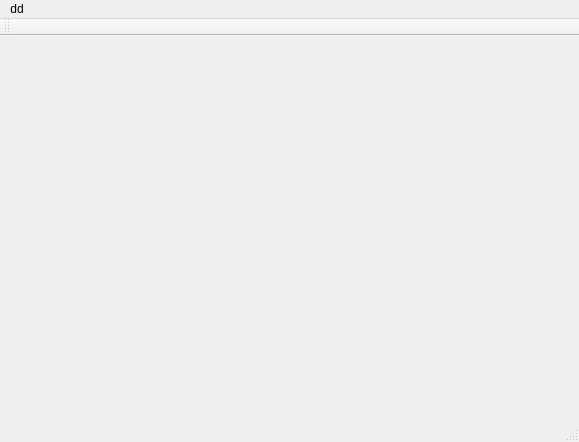
<?xml version="1.0" encoding="UTF-8"?>
<ui version="4.0">
 <class>MainWindow</class>
 <widget class="QMainWindow" name="MainWindow">
  <property name="geometry">
   <rect>
    <x>0</x>
    <y>0</y>
    <width>579</width>
    <height>442</height>
   </rect>
  </property>
  <property name="windowTitle">
   <string>MainWindow</string>
  </property>
  <widget class="QWidget" name="centralWidget"/>
  <widget class="QMenuBar" name="menuBar">
   <property name="geometry">
    <rect>
     <x>0</x>
     <y>0</y>
     <width>579</width>
     <height>23</height>
    </rect>
   </property>
   <widget class="QMenu" name="menuDd">
    <property name="title">
     <string>dd</string>
    </property>
    <addaction name="actionDd"/>
   </widget>
   <addaction name="menuDd"/>
  </widget>
  <widget class="QToolBar" name="mainToolBar">
   <attribute name="toolBarArea">
    <enum>TopToolBarArea</enum>
   </attribute>
   <attribute name="toolBarBreak">
    <bool>false</bool>
   </attribute>
  </widget>
  <widget class="QStatusBar" name="statusBar"/>
  <action name="actionDd">
   <property name="text">
    <string>dd</string>
   </property>
  </action>
 </widget>
 <layoutdefault spacing="6" margin="11"/>
 <resources/>
 <connections/>
</ui>
